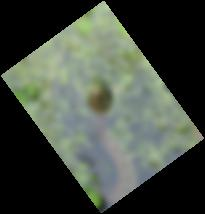
#> input picture Лаб2/image.jpg, 205 x 214 px, found by its file name
$ jupyter execute '22ВВИм1_Смирнова_лаб2.ipynb'   (shell and % lines are left out)
#> lines starting #> are read from the running program, lines starting #| are printed output that depends on the picture
[cell 1]
import numpy as np
import cv2 as cv

[cell 2]
image = cv.imread('/content/image.jpg')
#> image is the input picture: shape (214, 205, 3); mean B, G, R 65.9, 75.6, 68.4

[cell 3]
import matplotlib.pyplot as plt

#%matplotlib inline позволяет выводить графики matplotlib в Jupyter
plt.imshow(image)

[cell 4]
(h, w, d) = image.shape
#> h = 214; w = 205; d = 3
angle = 54
scale = 1.0
center = (w // 2, h // 2)
#> center = (102, 107)
M = cv.getRotationMatrix2D(center, angle, scale)
rotated = cv.warpAffine(image, M, (w, h))
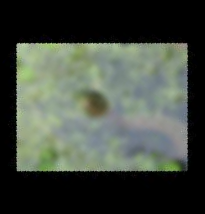
#> rotated: shape (214, 205, 3); mean B, G, R 65.9, 75.6, 68.4
plt.imshow(rotated)

[cell 5]
rgb_image = cv.cvtColor(rotated, cv.COLOR_BGR2RGB)

[cell 6]
plt.imshow(rgb_image)

[cell 7]
histSize = [256]
range = [0, 256]


def plot_rgb_hist(image, histSize, range):
    histSize = [256]
    range = [0, 256]
    for i, col in enumerate(['b', 'g', 'r']):
        hist = cv.calcHist([image], [i], None, histSize, range)
        plt.plot(hist, color=col)
        plt.xlim(range)

[cell 8]
clahe = cv.createCLAHE(clipLimit=2.0, tileGridSize=(8, 8))

rgb_result_image = np.empty(np.shape(rgb_image), np.uint8)
rgb_result_image[:, :, 0] = clahe.apply(rgb_image[:, :, 0])
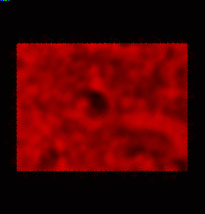
#> rgb_result_image: shape (214, 205, 3); mean R, G, B 74.4, 1, 1
rgb_result_image[:, :, 1] = clahe.apply(rgb_image[:, :, 1])
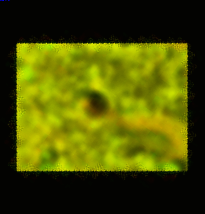
#> rgb_result_image: shape (214, 205, 3); mean R, G, B 74.4, 79.7, 1
rgb_result_image[:, :, 2] = clahe.apply(rgb_image[:, :, 2])
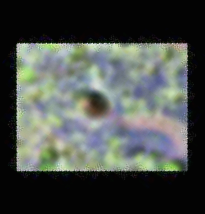
#> rgb_result_image: shape (214, 205, 3); mean R, G, B 74.4, 79.7, 75.2

gs = plt.GridSpec(2, 2)
plt.figure(figsize=(10, 8))
plt.subplot(gs[0])
plt.imshow(rgb_image)
plt.subplot(gs[1])
plt.imshow(rgb_result_image)
plt.subplot(gs[2])
plot_rgb_hist(rgb_image, histSize, range)
plt.subplot(gs[3])
plot_rgb_hist(rgb_result_image, histSize, range)

plt.show()
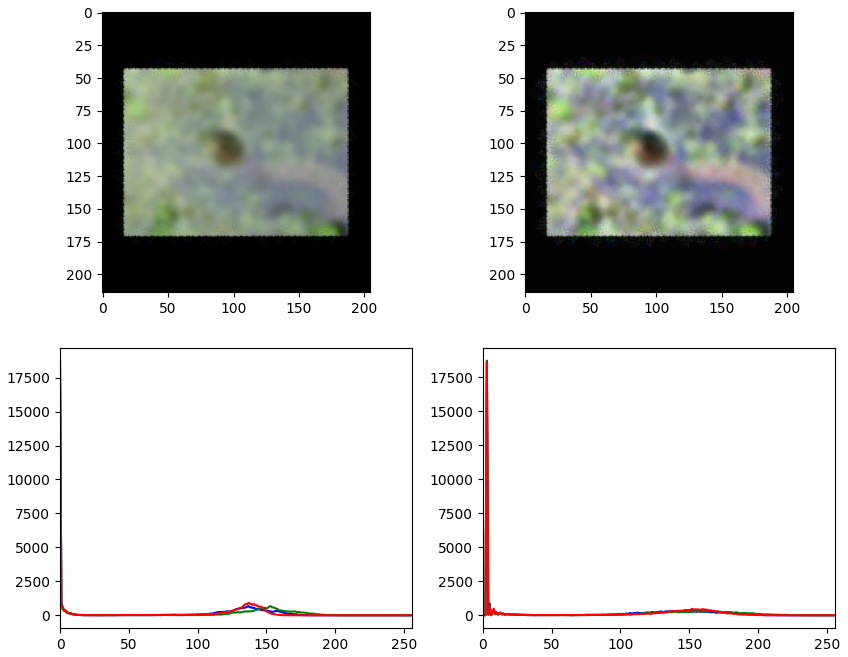
#> figure drawn by matplotlib, 4 panels; panel 3: curve peaks at x = 0, y = 18744; panel 3: curve peaks at x = 0, y = 18718; panel 3: curve peaks at x = 0, y = 18652; panel 4: curve peaks at x = 3, y = 18727
